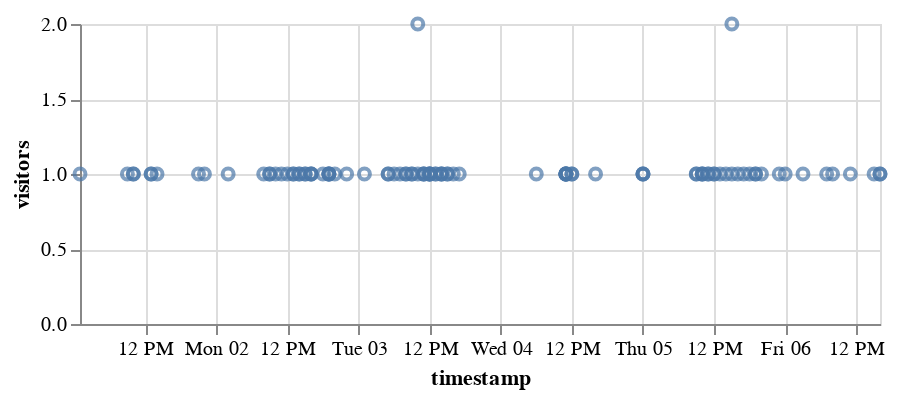

The code cell stored with this chart in its notebook:
### Markdown cell above
---

# TimeUnit transform: 

## Visitors continuous time line

**For time series, it's often useless to view our data in the original fine event detail!** 

If we look at timestamps and visitors directly, it looks like a bunch of very closely spaced ones with a few twos and threes, etc.

### Code cell
alt.Chart(pageviews.iloc[5250:5350,:]).mark_point().encode(
    x = 'timestamp:T',
    y = 'visitors:Q'
).properties(
    width=400,
    height=150
)

### Figure 1 — Vega specification as saved in the notebook (floating-point values rounded to 4 significant figures)
{"$schema": "https://vega.github.io/schema/vega/v5.json", "data": [{"name": "source_0", "values": [{"timestamp": "2012-07-01T14:00:00.000", "visitors": 1}, {"timestamp": "2012-07-01T09:00:00.000", "visitors": 1}, {"timestamp": "2012-07-01T22:00:00.000", "visitors": 1}, {"timestamp": "2012-07-01T21:00:00.000", "visitors": 1}, {"timestamp": "2012-07-01T13:00:00.000", "visitors": 1}, {"timestamp": "2012-07-01T10:00:00.000", "visitors": 1}, {"timestamp": "2012-07-01T01:00:00.000", "visitors": 1}, {"timestamp": "2012-07-01T10:00:00.000", "visitors": 1}, {"timestamp": "2012-07-01T13:00:00.000", "visitors": 1}, {"timestamp": "2012-07-02T18:00:00.000", "visitors": 1}, {"timestamp": "2012-07-02T13:00:00.000", "visitors": 1}, {"timestamp": "2012-07-02T19:00:00.000", "visitors": 1}, {"timestamp": "2012-07-02T14:00:00.000", "visitors": 1}, {"timestamp": "2012-07-02T19:00:00.000", "visitors": 1}, {"timestamp": "2012-07-02T09:00:00.000", "visitors": 1}, {"timestamp": "2012-07-02T19:00:00.000", "visitors": 1}, {"timestamp": "2012-07-02T15:00:00.000", "visitors": 1}, {"timestamp": "2012-07-02T02:00:00.000", "visitors": 1}, {"timestamp": "2012-07-02T19:00:00.000", "visitors": 1}, {"timestamp": "2012-07-02T22:00:00.000", "visitors": 1}, {"timestamp": "2012-07-02T13:00:00.000", "visitors": 1}, {"timestamp": "2012-07-02T15:00:00.000", "visitors": 1}, {"timestamp": "2012-07-02T20:00:00.000", "visitors": 1}, {"timestamp": "2012-07-02T10:00:00.000", "visitors": 1}, {"timestamp": "2012-07-02T16:00:00.000", "visitors": 1}, {"timestamp": "2012-07-02T09:00:00.000", "visitors": 1}, {"timestamp": "2012-07-02T12:00:00.000", "visitors": 1}, {"timestamp": "2012-07-02T16:00:00.000", "visitors": 1}, {"timestamp": "2012-07-02T14:00:00.000", "visitors": 1}, {"timestamp": "2012-07-02T08:00:00.000", "visitors": 1}, {"timestamp": "2012-07-02T16:00:00.000", "visitors": 1}, {"timestamp": "2012-07-02T11:00:00.000", "visitors": 1}, {"timestamp": "2012-07-03T17:00:00.000", "visitors": 1}, {"timestamp": "2012-07-03T10:00:00.000", "visitors": 2}, {"timestamp": "2012-07-03T06:00:00.000", "visitors": 1}, {"timestamp": "2012-07-03T14:00:00.000", "visitors": 1}, {"timestamp": "2012-07-03T12:00:00.000", "visitors": 1}, {"timestamp": "2012-07-03T08:00:00.000", "visitors": 1}, {"timestamp": "2012-07-03T14:00:00.000", "visitors": 1}, {"timestamp": "2012-07-03T05:00:00.000", "visitors": 1}, {"timestamp": "2012-07-03T15:00:00.000", "visitors": 1}, {"timestamp": "2012-07-03T07:00:00.000", "visitors": 1}, {"timestamp": "2012-07-03T15:00:00.000", "visitors": 1}, {"timestamp": "2012-07-03T14:00:00.000", "visitors": 1}, {"timestamp": "2012-07-03T12:00:00.000", "visitors": 1}, {"timestamp": "2012-07-03T13:00:00.000", "visitors": 1}, {"timestamp": "2012-07-03T11:00:00.000", "visitors": 1}, {"timestamp": "2012-07-03T11:00:00.000", "visitors": 1}, {"timestamp": "2012-07-03T12:00:00.000", "visitors": 1}, {"timestamp": "2012-07-03T11:00:00.000", "visitors": 1}, {"timestamp": "2012-07-03T01:00:00.000", "visitors": 1}, {"timestamp": "2012-07-03T16:00:00.000", "visitors": 1}, {"timestamp": "2012-07-03T05:00:00.000", "visitors": 1}, {"timestamp": "2012-07-03T10:00:00.000", "visitors": 1}, {"timestamp": "2012-07-03T09:00:00.000", "visitors": 1}, {"timestamp": "2012-07-03T13:00:00.000", "visitors": 1}, {"timestamp": "2012-07-03T12:00:00.000", "visitors": 1}, {"timestamp": "2012-07-03T09:00:00.000", "visitors": 1}, {"timestamp": "2012-07-03T08:00:00.000", "visitors": 1}, {"timestamp": "2012-07-04T11:00:00.000", "visitors": 1}, {"timestamp": "2012-07-04T06:00:00.000", "visitors": 1}, {"timestamp": "2012-07-04T11:00:00.000", "visitors": 1}, {"timestamp": "2012-07-04T11:00:00.000", "visitors": 1}, {"timestamp": "2012-07-04T12:00:00.000", "visitors": 1}, {"timestamp": "2012-07-04T11:00:00.000", "visitors": 1}, {"timestamp": "2012-07-04T11:00:00.000", "visitors": 1}, {"timestamp": "2012-07-04T11:00:00.000", "visitors": 1}, {"timestamp": "2012-07-04T12:00:00.000", "visitors": 1}, {"timestamp": "2012-07-04T16:00:00.000", "visitors": 1}, {"timestamp": "2012-07-05T12:00:00.000", "visitors": 1}, {"timestamp": "2012-07-05T12:00:00.000", "visitors": 1}, {"timestamp": "2012-07-05T17:00:00.000", "visitors": 1}, {"timestamp": "2012-07-05T11:00:00.000", "visitors": 1}, {"timestamp": "2012-07-05T09:00:00.000", "visitors": 1}, {"timestamp": "2012-07-05T10:00:00.000", "visitors": 1}, {"timestamp": "2012-07-05T15:00:00.000", "visitors": 1}, {"timestamp": "2012-07-05T19:00:00.000", "visitors": 1}, {"timestamp": "2012-07-05T10:00:00.000", "visitors": 1}, {"timestamp": "2012-07-05T00:00:00.000", "visitors": 1}, {"timestamp": "2012-07-05T13:00:00.000", "visitors": 1}, {"timestamp": "2012-07-05T23:00:00.000", "visitors": 1}, {"timestamp": "2012-07-05T14:00:00.000", "visitors": 1}, {"timestamp": "2012-07-05T00:00:00.000", "visitors": 1}, {"timestamp": "2012-07-05T18:00:00.000", "visitors": 1}, {"timestamp": "2012-07-05T00:00:00.000", "visitors": 1}, {"timestamp": "2012-07-05T15:00:00.000", "visitors": 2}, {"timestamp": "2012-07-05T16:00:00.000", "visitors": 1}, {"timestamp": "2012-07-05T10:00:00.000", "visitors": 1}, {"timestamp": "2012-07-05T19:00:00.000", "visitors": 1}, {"timestamp": "2012-07-05T09:00:00.000", "visitors": 1}, {"timestamp": "2012-07-05T11:00:00.000", "visitors": 1}, {"timestamp": "2012-07-05T20:00:00.000", "visitors": 1}, {"timestamp": "2012-07-06T11:00:00.000", "visitors": 1}, {"timestamp": "2012-07-06T16:00:00.000", "visitors": 1}, {"timestamp": "2012-07-06T00:00:00.000", "visitors": 1}, {"timestamp": "2012-07-06T08:00:00.000", "visitors": 1}, {"timestamp": "2012-07-06T15:00:00.000", "visitors": 1}, {"timestamp": "2012-07-06T16:00:00.000", "visitors": 1}, {"timestamp": "2012-07-06T03:00:00.000", "visitors": 1}, {"timestamp": "2012-07-06T07:00:00.000", "visitors": 1}], "transform": [{"type": "formula", "expr": "toDate(datum['timestamp'])", "as": "timestamp"}]}, {"name": "source_0_y_domain_visitors", "values": [{"min": 1, "max": 2}]}], "marks": [{"type": "symbol", "name": "marks", "from": {"data": "source_0"}, "encode": {"update": {"x": {"field": "timestamp", "scale": "x"}, "ariaRoleDescription": {"value": "point"}, "fill": {"value": "transparent"}, "stroke": {"value": "#4c78a8"}, "description": {"signal": "\"timestamp: \" + (timeFormat(datum[\"timestamp\"], '%b %d, %Y')) + \"; visitors: \" + (format(datum[\"visitors\"], \"\"))"}, "opacity": {"value": 0.7}, "y": {"field": "visitors", "scale": "y"}}}, "style": ["point"]}], "scales": [{"name": "x", "type": "time", "domain": {"data": "source_0", "field": "timestamp"}, "range": [0, {"signal": "width"}]}, {"name": "y", "type": "linear", "domain": [{"signal": "(data(\"source_0_y_domain_visitors\")[0] || {}).min"}, {"signal": "(data(\"source_0_y_domain_visitors\")[0] || {}).max"}], "range": [{"signal": "height"}, 0], "zero": true, "nice": true}], "axes": [{"scale": "x", "domain": false, "ticks": false, "gridScale": "y", "tickCount": {"signal": "ceil(width/40)"}, "aria": false, "grid": true, "maxExtent": 0, "orient": "bottom", "minExtent": 0, "zindex": 0, "labels": false}, {"scale": "y", "grid": true, "orient": "left", "aria": false, "minExtent": 0, "zindex": 0, "domain": false, "gridScale": "x", "tickCount": {"signal": "ceil(height/40)"}, "labels": false, "ticks": false, "maxExtent": 0}, {"scale": "x", "zindex": 0, "tickCount": {"signal": "ceil(width/40)"}, "title": "timestamp", "grid": false, "orient": "bottom", "labelOverlap": true, "labelFlush": true}, {"scale": "y", "title": "visitors", "tickCount": {"signal": "ceil(height/40)"}, "grid": false, "labelOverlap": true, "orient": "left", "zindex": 0}], "padding": 5, "height": 150, "background": "white", "width": 400, "style": "cell"}
